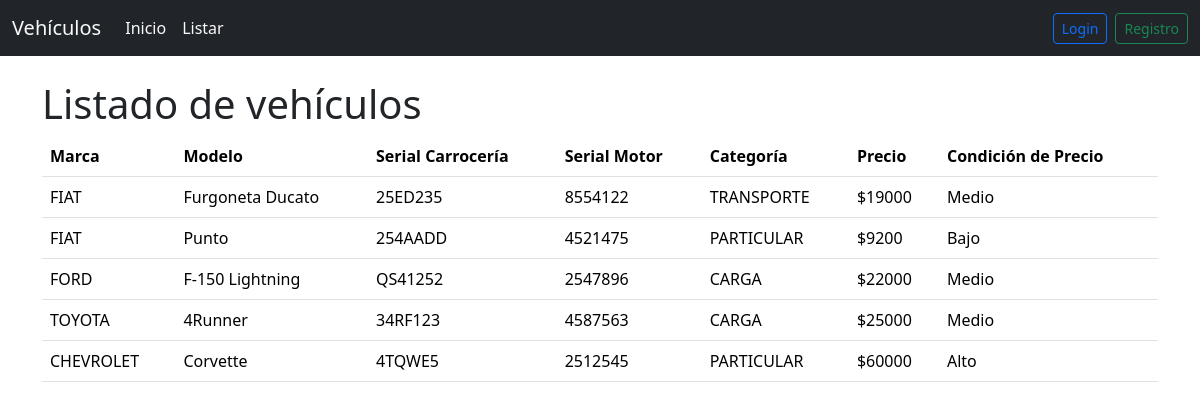
Page /vehiculo/list/ on the committed database.
### vehiculo/models.py (models this page shows, shortened)
class VehiculoModel(models.Model):
    marcas = [
    ('FIAT', 'Fiat'),
    ('CHEVROLET','Chevrolet'),
    ('FORD', 'Ford'),
    ('TOYOTA', 'Toyota'),
    ]
    marca = models.CharField(max_length=20, choices=marcas, default='FORD')
    modelo = models.CharField(max_length=100)
    serial_carroceria = models.CharField(max_length=50)
    serial_motor = models.CharField(max_length=50)
    categorias = [
        ('PARTICULAR', 'Particular'),
        ('TRANSPORTE', 'Transporte'),
        ('CARGA', 'Carga')
    ]
    categoria = models.CharField(max_length = 20, choices = categorias, default = 'PARTICULAR')
    precio = models.DecimalField(max_digits=10, decimal_places=2)
    fecha_creacion = models.DateTimeField(auto_now_add=True)
    fecha_modificacion = models.DateTimeField(auto_now=True)
    class Meta:
        permissions = (
            ('visualizar_catalogo', 'Visualizar catálogo de Vehículos'),
        )

### vehiculo/views.py (the view)
# urls.py: path("vehiculo/list/", vehiculolist_view, name="list_vehiculo"),
def vehiculolist_view(request):
    vehiculos = VehiculoModel.objects.all()
    for item in vehiculos:
        item.precio2 = f"${item.precio:.0f}"
    context = { 'vehiculos': vehiculos }
    return render(request, "list_vehiculo.html", context)

### vehiculo/templates/list_vehiculo.html
{% extends 'base.html' %}
{% block content %}
<div class="container">
    <br>
    <h1>Listado de vehículos</h1>
    <table class="table table-hover">
        <thead>
          <tr>
            <th scope="col">Marca</th>
            <th scope="col">Modelo</th>
            <th scope="col">Serial Carrocería</th>
            <th scope="col">Serial Motor</th>
            <th scope="col">Categoría</th>
            <th scope="col">Precio</th>
            <th scope="col">Condición de Precio</th>
          </tr>
        </thead>
        <tbody>
        {% for item in vehiculos %}
          <tr>
            <td>{{item.marca}}</td>
            <td>{{item.modelo}}</td>
            <td>{{item.serial_carroceria}}</td>
            <td>{{item.serial_motor}}</td>
            <td>{{item.categoria}}</td>
            <td>{{item.precio2}}</td>
            {% if item.precio >= 0 and item.precio <= 10000 %}
                <td>Bajo</td>
            {% elif item.precio > 10000 and item.precio <= 30000 %}
                <td>Medio</td>
            {% elif item.precio > 30000 %}
                <td>Alto</td>
            {% else %}
                <td>Negativo</td>
            {% endif %}
          </tr>
        {% endfor %}
        </tbody>
      </table>
</div>
{% endblock %}

### vehiculo/templates/base.html (shortened to what this page needs)
<!doctype html>
<html lang="en">
  <head>
    <link href="https://cdn.jsdelivr.net/npm/bootstrap@5.3.3/dist/css/bootstrap.min.css" rel="stylesheet">
  </head>
  <body>
    <header>
        {% include 'header.html' %}
    </header>
    <main>
        {% block content %}
        {% endblock %}
    </main>
  </body>
</html>

### vehiculo/templates/header.html (shortened to what this page needs)
<nav class="navbar navbar-expand-lg bg-dark text-light">
  <div class="container-fluid">
    <a class="navbar-brand text-light" href="{% url 'index' %}">Vehículos</a>
    <div class="collapse navbar-collapse" id="navbarSupportedContent">
      <ul class="navbar-nav me-auto mb-2 mb-lg-0">
        <li class="nav-item">
          <a class="nav-link active text-light" aria-current="page" href="{% url 'index' %}">Inicio</a>
        </li>
    <li class="nav-item">
          <a class="nav-link text-light" href="{% url 'list_vehiculo' %}">Listar</a>
        </li>
      </ul>
      <ul class="navbar-nav">
      {% if user.is_authenticated %}
      <li class="nav-item">
        <form action="{% url 'logout' %}" method="post">
          <label class="fs-5 text-warning me-3">Hola, {{ user.first_name }} </label>
          {% csrf_token %}
          <button class="btn btn-outline-danger" type="submit">Salir</button>
        </form>
      </li>
      {% else %}
      <li class="nav-item">
        <a href="{% url 'login' %}" class="btn btn-outline-primary btn-sm">Login</a>
      </li>
      <li class="nav-item">
        <a href="{% url 'register' %}" class="btn btn-outline-success btn-sm ms-2">Registro</a>
      </li>
      {% endif %}
    </ul>
    </div>
  </div>
</nav>

### rows in the picture
VehiculoModel: marca "FIAT", modelo "Furgoneta Ducato", serial_carroceria "25ED235", serial_motor "8554122", categoria "TRANSPORTE", precio2 "$19000", precio "Medio"
VehiculoModel: marca "FIAT", modelo "Punto", serial_carroceria "254AADD", serial_motor "4521475", categoria "PARTICULAR", precio2 "$9200", precio "Bajo"
VehiculoModel: marca "FORD", modelo "F-150 Lightning", serial_carroceria "QS41252", serial_motor "2547896", categoria "CARGA", precio2 "$22000", precio "Medio"
VehiculoModel: marca "TOYOTA", modelo "4Runner", serial_carroceria "34RF123", serial_motor "4587563", categoria "CARGA", precio2 "$25000", precio "Medio"
VehiculoModel: marca "CHEVROLET", modelo "Corvette", serial_carroceria "4TQWE5", serial_motor "2512545", categoria "PARTICULAR", precio2 "$60000", precio "Alto"
